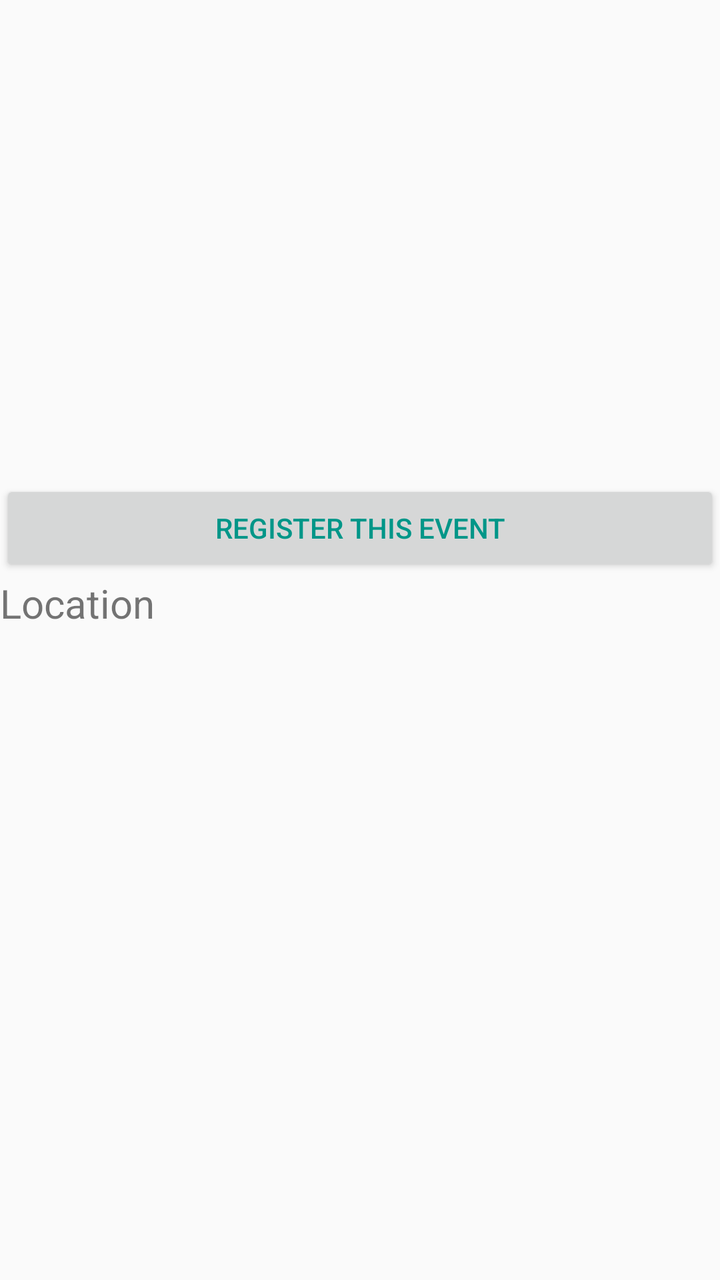
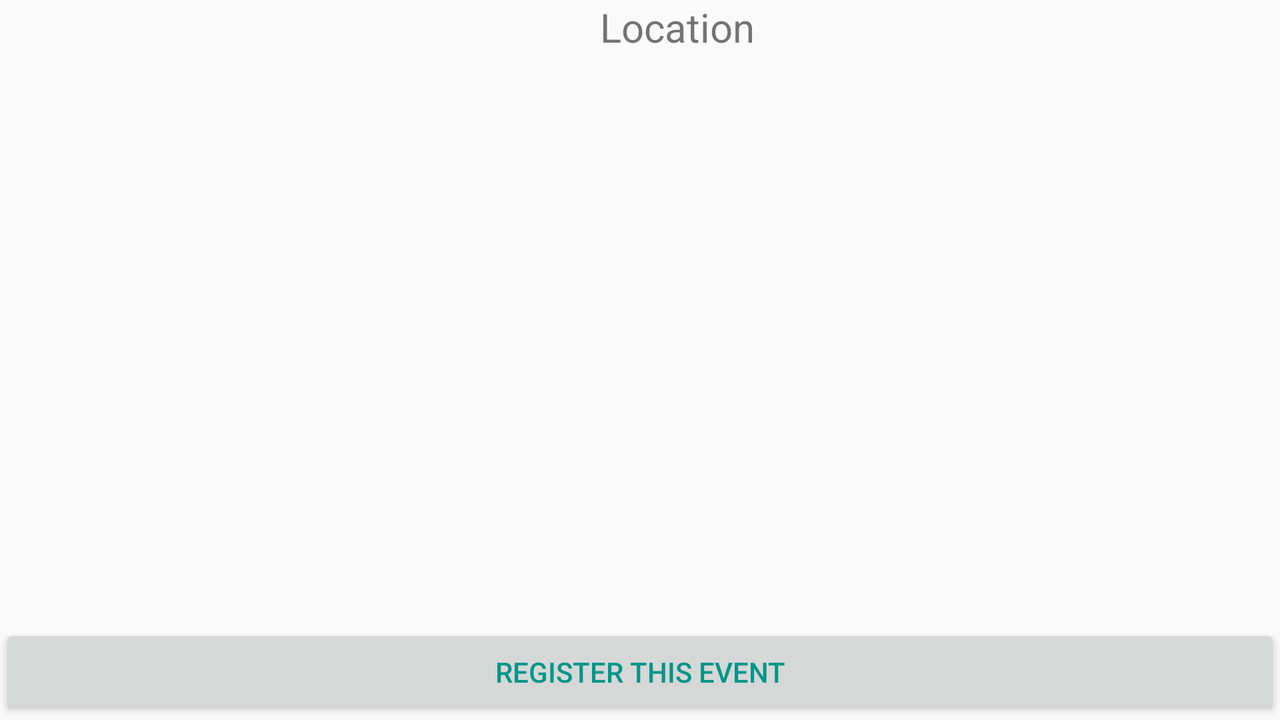

Two renders of one Android screen. The first uses the default layout on a phone; the second uses the alternative layout the repository ships for a different screen configuration, on a matching device. The two XML files are below.
<!-- AndroidManifest.xml: application theme AppTheme -->
<!-- res/layout/activity_party_checkin.xml -->
<?xml version="1.0" encoding="utf-8"?>
<RelativeLayout xmlns:android="http://schemas.android.com/apk/res/android"
    xmlns:app="http://schemas.android.com/apk/res-auto"
    xmlns:tools="http://schemas.android.com/tools"
    android:layout_width="match_parent"
    android:layout_height="match_parent"
    tools:context="com.example.saglik.redcarpetapp.Activity.PartyCheckinActivity">




    <LinearLayout
        android:id="@+id/imageLayout"
        android:layout_width="360dp"
        android:layout_height="240dp"
        android:orientation="horizontal"
        android:layout_centerHorizontal="true">

        <ImageView
            android:id="@+id/imageView"
            android:layout_width="match_parent"
            android:layout_height="match_parent"
            android:layout_alignParentTop="true"
            android:layout_centerHorizontal="true"
            android:foregroundGravity="center"
            android:paddingTop="5dp" />
    </LinearLayout>

    <Button
        android:id="@+id/registerButton"
        android:layout_width="match_parent"
        android:layout_height="wrap_content"
        android:layout_below="@id/imageLayout"
        android:textColor="@color/colorPrimary"
        android:text="register this event"/>

    <android.support.v7.widget.CardView
        android:layout_width="match_parent"
        android:layout_height="wrap_content" />

    <TextView
        android:id="@+id/locationView"
        android:layout_width="match_parent"
        android:layout_height="wrap_content"
        android:layout_below="@+id/registerButton"
        android:minLines="2"
        android:textSize="20dp"
        android:text="Location" />

    <TextView
        android:id="@+id/organizerView"
        android:layout_width="match_parent"
        android:layout_height="wrap_content"
        android:textSize="20dp"
        android:layout_below="@+id/locationView"/>

    <TextView
        android:id="@+id/dateView"
        android:layout_width="match_parent"
        android:layout_height="wrap_content"
        android:textSize="20dp"
        android:layout_below="@id/organizerView"/>

    <TextView
        android:id="@+id/infoView"
        android:layout_width="match_parent"
        android:layout_height="wrap_content"
        android:textSize="20dp"
        android:layout_below="@+id/dateView"/>

    <ListView
        android:layout_width="match_parent"
        android:layout_height="match_parent"
        android:layout_below="@id/infoView">
    </ListView>


</RelativeLayout>
<!-- resources referenced by this layout -->
<resources>
  <color name="colorPrimary">#009688</color>
  <style name="AppTheme" parent="Theme.AppCompat.Light.DarkActionBar">
          <item name="colorPrimary">@color/colorPrimary</item>
          <item name="colorPrimaryDark">@color/colorPrimaryDark</item>
          <item name="colorAccent">@color/colorAccent</item>
      </style>
  <color name="colorPrimaryDark">#00695C</color>
  <color name="colorAccent">#4DB6AC</color>
</resources>
<!-- res/layout-land/activity_party_checkin.xml (the repository's variant of the layout above) -->
<!-- drawn on the phone turned sideways -->
<?xml version="1.0" encoding="utf-8"?>
<RelativeLayout xmlns:android="http://schemas.android.com/apk/res/android"
    xmlns:app="http://schemas.android.com/apk/res-auto"
    xmlns:tools="http://schemas.android.com/tools"
    android:layout_width="match_parent"
    android:layout_height="match_parent"
    tools:context="com.example.saglik.redcarpetapp.Activities.PartyCheckinActivity">

    <ImageView
        android:id="@+id/imageView"
        android:layout_alignParentTop="true"
        android:layout_width="300dp"
        android:layout_height="220dp"
        android:foregroundGravity="center" />

    <Button
        android:id="@+id/registerButton"
        android:layout_width="match_parent"
        android:layout_height="wrap_content"
        android:layout_alignParentBottom="true"
        android:textColor="@color/colorPrimary"
        android:text="register this event"/>

    <TextView
        android:id="@+id/locationView"
        android:layout_width="match_parent"
        android:layout_height="wrap_content"
        android:layout_toEndOf="@id/imageView"
        android:minLines="2"
        android:layout_alignParentTop="true"
        android:textSize="20dp"
        android:text="Location" />
    
    <TextView
        android:id="@+id/organizerView"
        android:layout_width="match_parent"
        android:layout_height="wrap_content"
        android:layout_toEndOf="@id/imageView"
        android:textSize="20dp"
        android:layout_below="@+id/locationView"/>

    <TextView
        android:id="@+id/dateView"
        android:layout_width="match_parent"
        android:layout_height="wrap_content"
        android:layout_toEndOf="@id/imageView"
        android:textSize="20dp"
        android:layout_below="@id/organizerView"/>

    <TextView
        android:id="@+id/infoView"
        android:layout_width="match_parent"
        android:layout_height="wrap_content"
        android:layout_toEndOf="@id/imageView"
        android:textSize="20dp"
        android:layout_below="@+id/dateView"/>

    <LinearLayout
        android:layout_width="match_parent"
        android:layout_height="match_parent"
        android:layout_alignParentStart="true"
        android:layout_below="@+id/dateView"
        android:layout_marginStart="65dp"
        android:orientation="horizontal"></LinearLayout>


</RelativeLayout>
